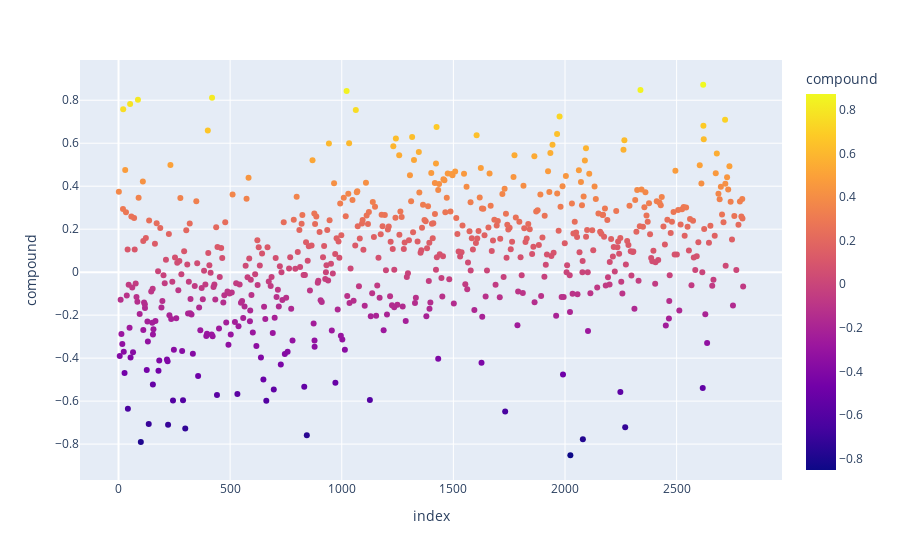

This figure's notebook cell:
### Code cell
import plotly.express as px
# df = px.data.iris() # iris is a pandas DataFrame
fig = px.scatter(mean_c, x="index", y="compound", color='compound')
fig.show()
df1 = df

### Figure 1 — Plotly figure (JSON) as saved in the notebook; plotly's stock layout.template omitted (floating-point values rounded to 4 significant figures; data arrays with more than 128 entries replaced by an {"elided": "..."} marker saying what was removed)
{"data": [{"hovertemplate": "index=%{x}<br>compound=%{marker.color}<extra></extra>", "legendgroup": "", "marker": {"color": {"elided": "612 float values"}, "coloraxis": "coloraxis", "symbol": "circle"}, "mode": "markers", "name": "", "orientation": "v", "showlegend": false, "type": "scatter", "x": {"elided": "612 float values"}, "xaxis": "x", "y": {"elided": "612 float values"}, "yaxis": "y"}], "layout": {"coloraxis": {"colorbar": {"title": {"text": "compound"}}, "colorscale": [[0, "#0d0887"], [0.1111, "#46039f"], [0.2222, "#7201a8"], [0.3333, "#9c179e"], [0.4444, "#bd3786"], [0.5556, "#d8576b"], [0.6667, "#ed7953"], [0.7778, "#fb9f3a"], [0.8889, "#fdca26"], [1, "#f0f921"]]}, "legend": {"tracegroupgap": 0}, "margin": {"t": 60}, "xaxis": {"anchor": "y", "domain": [0, 1], "title": {"text": "index"}}, "yaxis": {"anchor": "x", "domain": [0, 1], "title": {"text": "compound"}}}}
